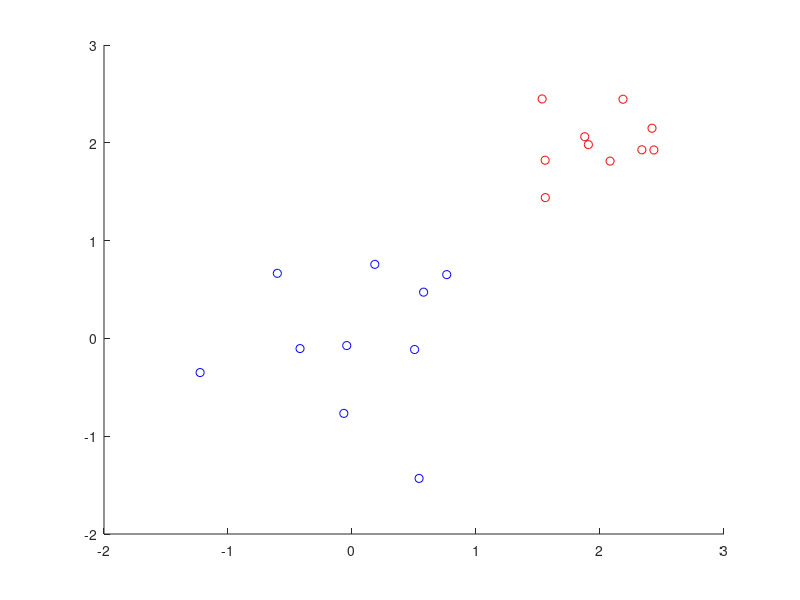
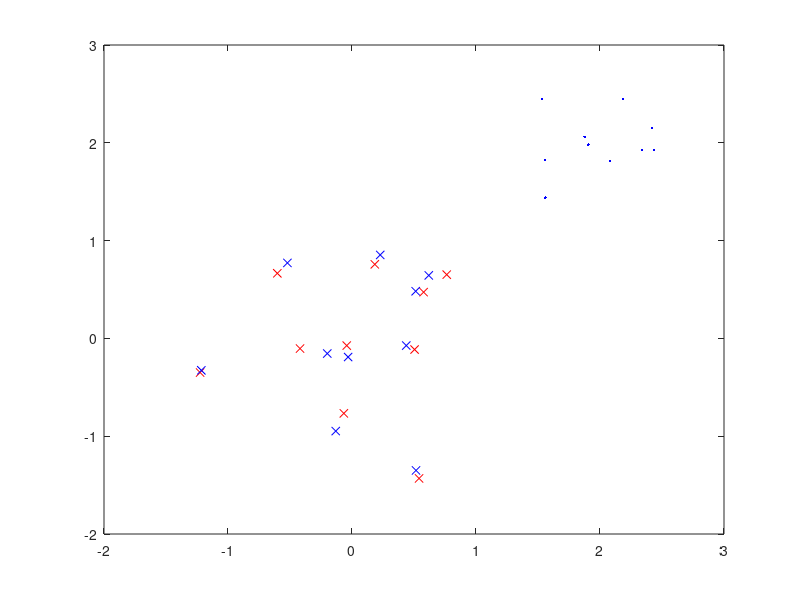

Source code (MATLAB) for these figures, in order:
rng('default')
n = 10;  
X = normrnd(0,1,[n 2]);


scatter(X(:,1),X(:,2), 'b')
hold on

% transformation matrix:
S = [0.5 -sqrt(3)/2; sqrt(3)/2 0.5];

% distorted data:
Y = normrnd(0.5*X*S+2,0.05,n,2);

scatter(Y(:,1),Y(:,2), 'r')

% fixed data:
[d,Z,tr] = procrustes(X,Y);

figure
plot(X(:,1),X(:,2),'rx',Y(:,1),Y(:,2),'b.',Z(:,1),Z(:,2),'bx');
